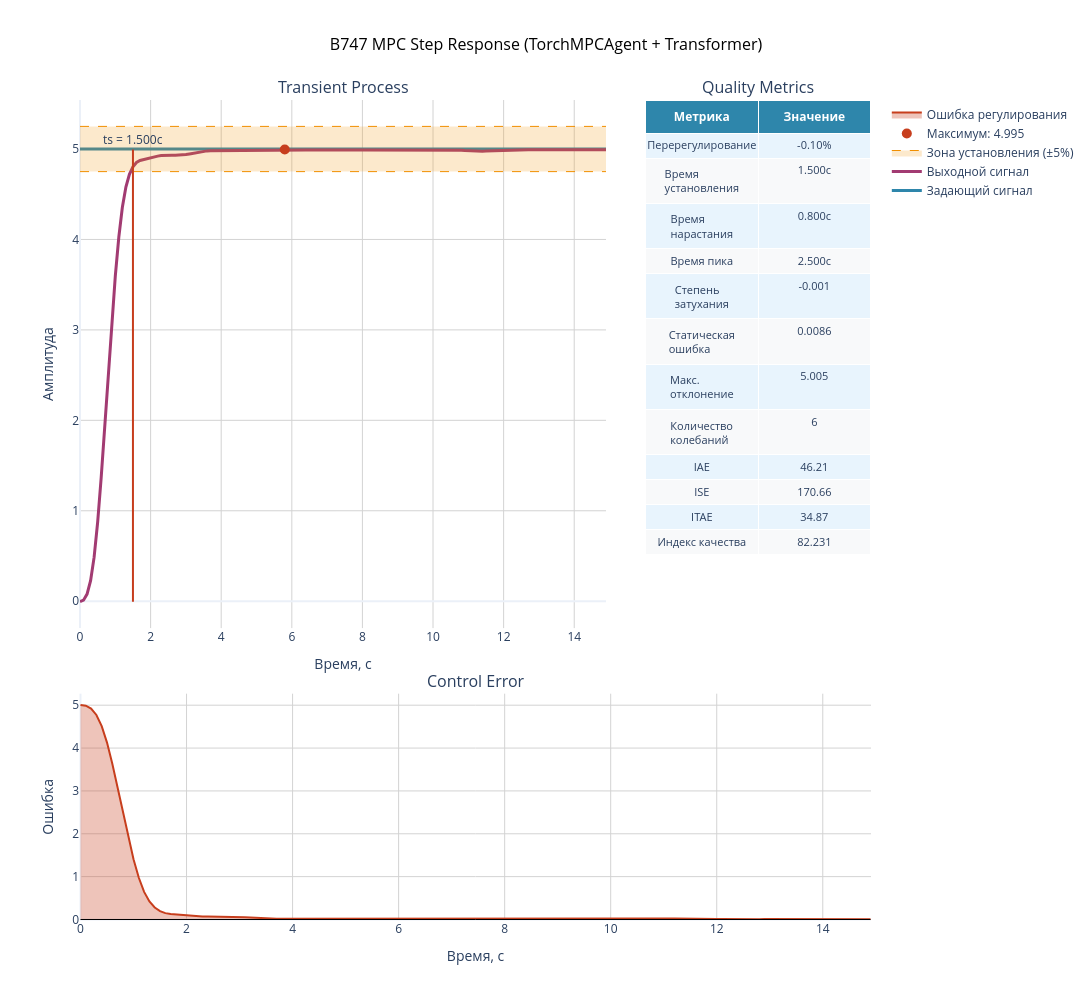

The notebook cell this image was saved under:
### Code cell
# 📈 Результаты: графики + step metrics + ControlBenchmark

hist_theta_deg = np.asarray(hist_theta_deg, dtype=np.float32)
hist_ref_deg = np.asarray(hist_ref_deg, dtype=np.float32)
hist_u_deg = np.asarray(hist_u_deg, dtype=np.float32)

t_plot = np.arange(hist_theta_deg.size, dtype=np.float32) * float(DT)

fig, axes = plt.subplots(2, 1, figsize=(12, 6), sharex=True)
axes[0].plot(t_plot, hist_ref_deg, label="theta_ref (deg)")
axes[0].plot(t_plot, hist_theta_deg, label="theta (deg)")
axes[0].set_ylabel("Pitch (deg)")
axes[0].grid(True)
axes[0].legend()

axes[1].plot(t_plot, hist_u_deg, label="elevator (deg)")
axes[1].set_xlabel("Time (s)")
axes[1].set_ylabel("u (deg)")
axes[1].grid(True)
axes[1].legend()

plt.tight_layout()
plt.show()

# --- ControlBenchmark ---
bench = ControlBenchmark()
signal_val = float(hist_ref_deg[0]) if hist_ref_deg.size else 0.0

metrics_bench = bench.becnchmarking_one_step(
    control_signal=hist_ref_deg,
    system_signal=hist_theta_deg,
    signal_val=signal_val,
    dt=float(DT),
)

print("\n" + "=" * 60)
print("📊 ControlBenchmark metrics")
print("=" * 60)
for k in sorted(metrics_bench.keys()):
    print(f"{k:>22s}: {metrics_bench[k]}")

print(
    "\n"
    + bench.generate_report(
        control_signal=hist_ref_deg,
        system_signal=hist_theta_deg,
        signal_val=signal_val,
        dt=float(DT),
        system_name="B747 TorchMPCAgent (Transformer dynamics)",
    )
)

SHOW_BENCHMARK_PLOT = True
if SHOW_BENCHMARK_PLOT and hist_ref_deg.size:
    ctrl_step, _ = find_step_function(hist_ref_deg, hist_theta_deg, signal_val=signal_val)
    tps_step = np.arange(ctrl_step.size, dtype=np.float32) * float(DT)
    bench.plot(
        control_signal=hist_ref_deg,
        system_signal=hist_theta_deg,
        signal_val=signal_val,
        dt=float(DT),
        tps=tps_step,
        title="B747 MPC Step Response (TorchMPCAgent + Transformer)",
    )

### Figure 1 — Plotly figure (JSON) as saved in the notebook; plotly's stock layout.template omitted (floating-point values rounded to 4 significant figures; data arrays with more than 128 entries replaced by an {"elided": "..."} marker saying what was removed)
{"data": [{"hovertemplate": "Время: %{x:.3f}с<br>Амплитуда: %{y:.3f}<extra></extra>", "line": {"color": "#2E86AB", "width": 3}, "mode": "lines", "name": "Задающий сигнал", "type": "scatter", "x": {"elided": "150 float values"}, "xaxis": "x", "y": {"elided": "150 float values"}, "yaxis": "y"}, {"hovertemplate": "Время: %{x:.3f}с<br>Амплитуда: %{y:.3f}<extra></extra>", "line": {"color": "#A23B72", "width": 3}, "mode": "lines", "name": "Выходной сигнал", "type": "scatter", "x": {"elided": "150 float values"}, "xaxis": "x", "y": {"elided": "150 float values"}, "yaxis": "y"}, {"hovertemplate": "Время: %{x:.3f}с<br>Верхняя граница: %{y:.3f}<extra></extra>", "line": {"color": "#F18F01", "dash": "dash", "width": 1}, "mode": "lines", "name": "Верхняя граница (±5%)", "showlegend": false, "type": "scatter", "x": {"elided": "150 float values"}, "xaxis": "x", "y": {"elided": "150 float values"}, "yaxis": "y"}, {"fill": "tonexty", "fillcolor": "rgba(241, 143, 1, 0.2)", "hovertemplate": "Время: %{x:.3f}с<br>Нижняя граница: %{y:.3f}<extra></extra>", "line": {"color": "#F18F01", "dash": "dash", "width": 1}, "mode": "lines", "name": "Зона установления (±5%)", "type": "scatter", "x": {"elided": "150 float values"}, "xaxis": "x", "y": {"elided": "150 float values"}, "yaxis": "y"}, {"hovertemplate": "Максимум<br>Время: 5.800с<br>Значение: 4.995<br>Перерегулирование: -0.1%<extra></extra>", "marker": {"color": "#C73E1D", "size": 10, "symbol": "circle"}, "mode": "markers", "name": "Максимум: 4.995", "type": "scatter", "x": [5.8], "xaxis": "x", "y": [4.995], "yaxis": "y"}, {"cells": {"align": "center", "fill": {"color": [["#E8F4FD", "#F8F9FA", "#E8F4FD", "#F8F9FA", "#E8F4FD", "#F8F9FA", "#E8F4FD", "#F8F9FA", "#E8F4FD", "#F8F9FA", "#E8F4FD", "#F8F9FA", "#E8F4FD", "#F8F9FA", "#E8F4FD", "#F8F9FA", "#E8F4FD", "#F8F9FA", "#E8F4FD", "#F8F9FA", "#E8F4FD", "#F8F9FA", "#E8F4FD", "#F8F9FA"]]}, "font": {"size": 11}, "height": 25, "values": [["Перерегулирование", "Время установления", "Время нарастания", "Время пика", "Степень затухания", "Статическая ошибка", "Макс. отклонение", "Количество колебаний", "IAE", "ISE", "ITAE", "Индекс качества"], ["-0.10%", "1.500с", "0.800с", "2.500с", "-0.001", "0.0086", "5.005", "6", "46.21", "170.66", "34.87", "82.231"]]}, "domain": {"x": [0.715, 1], "y": [0.356, 1]}, "header": {"align": "center", "fill": {"color": "#2E86AB"}, "font": {"color": "white", "size": 12}, "values": ["<b>Метрика</b>", "<b>Значение</b>"]}, "type": "table"}, {"fill": "tozeroy", "fillcolor": "rgba(199, 62, 29, 0.3)", "hovertemplate": "Время: %{x:.3f}с<br>Ошибка: %{y:.3f}<extra></extra>", "line": {"color": "#C73E1D", "width": 2}, "mode": "lines", "name": "Ошибка регулирования", "type": "scatter", "x": {"elided": "150 float values"}, "xaxis": "x2", "y": {"elided": "150 float values"}, "yaxis": "y2"}], "layout": {"annotations": [{"font": {"size": 16}, "showarrow": false, "text": "Transient Process", "x": 0.3325, "xanchor": "center", "xref": "paper", "y": 1, "yanchor": "bottom", "yref": "paper"}, {"font": {"size": 16}, "showarrow": false, "text": "Quality Metrics", "x": 0.8575, "xanchor": "center", "xref": "paper", "y": 1, "yanchor": "bottom", "yref": "paper"}, {"font": {"size": 16}, "showarrow": false, "text": "Control Error", "x": 0.5, "xanchor": "center", "xref": "paper", "y": 0.276, "yanchor": "bottom", "yref": "paper"}, {"showarrow": false, "text": "ts = 1.500с", "x": 1.5, "xref": "x", "y": 4.995, "yref": "y", "yshift": 10}], "height": 1000, "legend": {"orientation": "v", "x": 1.02, "xanchor": "left", "y": 1, "yanchor": "top"}, "shapes": [{"line": {"color": "#C73E1D", "width": 2}, "type": "line", "x0": 1.5, "x1": 1.5, "xref": "x", "y0": -0.005618, "y1": 4.995, "yref": "y"}, {"line": {"color": "black", "dash": "solid", "width": 1}, "type": "line", "x0": 0, "x1": 14.9, "xref": "x2", "y0": 0, "y1": 0, "yref": "y2"}], "showlegend": true, "title": {"font": {"color": "black", "size": 16}, "text": "B747 MPC Step Response (TorchMPCAgent + Transformer)", "x": 0.5}, "width": 1600, "xaxis": {"anchor": "y", "domain": [0, 0.665], "gridcolor": "lightgray", "gridwidth": 1, "showgrid": true, "title": {"text": "Время, с"}}, "xaxis2": {"anchor": "y2", "domain": [0, 1], "gridcolor": "lightgray", "gridwidth": 1, "showgrid": true, "title": {"text": "Время, с"}}, "yaxis": {"anchor": "x", "domain": [0.356, 1], "gridcolor": "lightgray", "gridwidth": 1, "showgrid": true, "title": {"text": "Амплитуда"}}, "yaxis2": {"anchor": "x2", "domain": [0, 0.276], "gridcolor": "lightgray", "gridwidth": 1, "showgrid": true, "title": {"text": "Ошибка"}}}}
